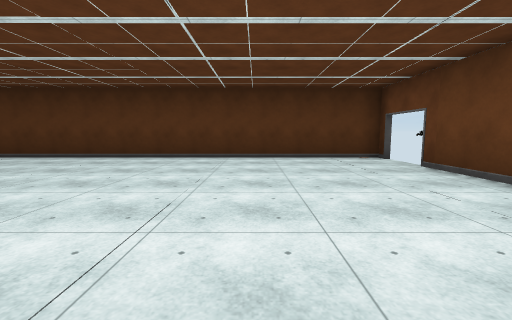
View 1 (above)

20 first-person views from a walk through a 3-D level made in the Unity game engine. The camera is 1.4 m above the floor, tilts 6° down and sees 90° across. The floor is counted in squares, 2 m on a side. Each view is taken from the middle of a square. On the plan, view 1 faces up. The plan holds only what a view shows up to about 9 squares ahead; the rest is blank. The place goes on beyond the plan. Some surface patterns are stand-ins.

View 2
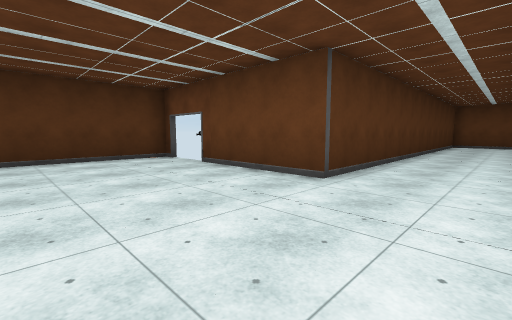

View 3
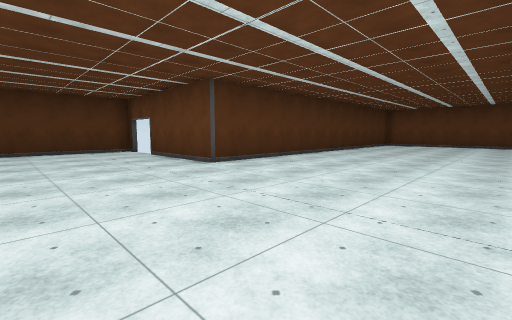

View 4
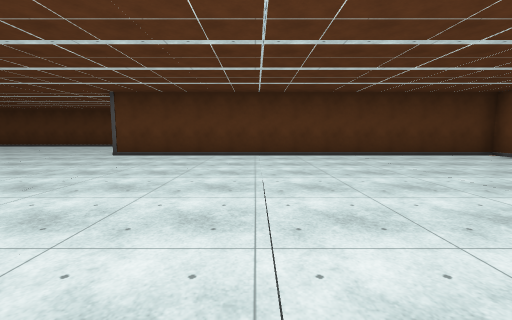

View 5
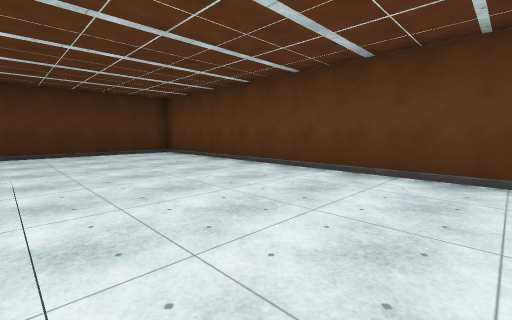

View 6
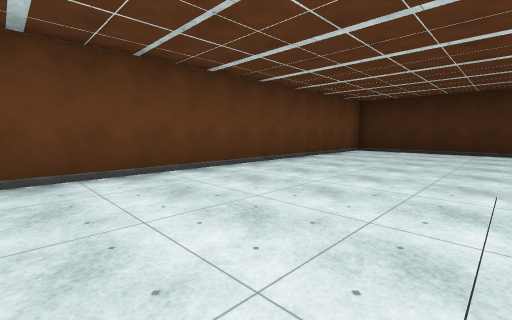

View 7
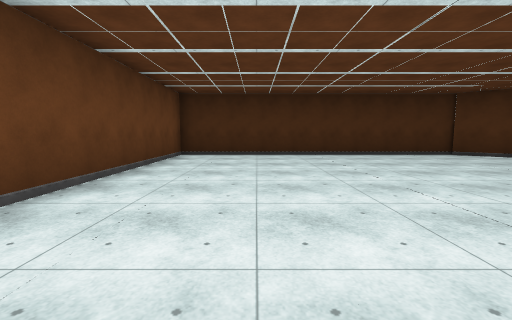

View 8
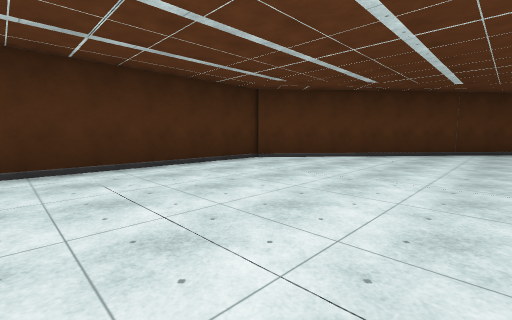

View 9
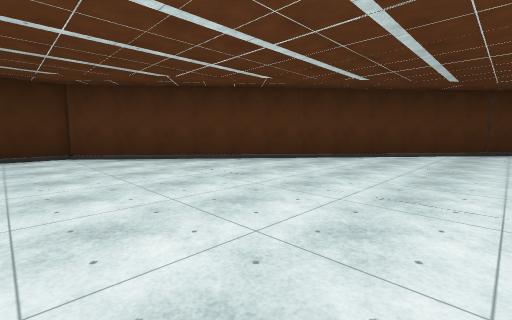

View 10
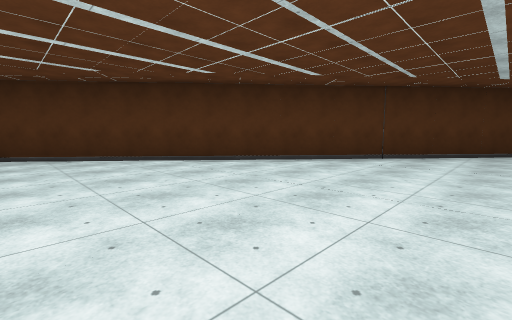

View 11
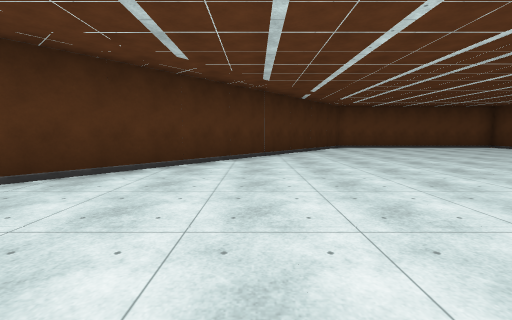

View 12
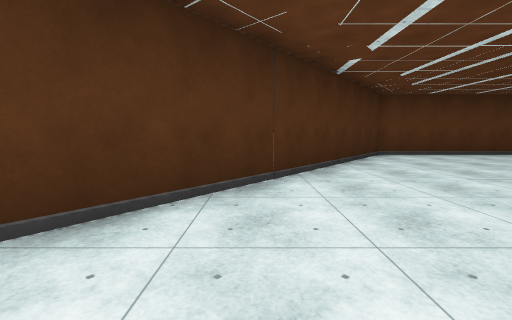

View 13
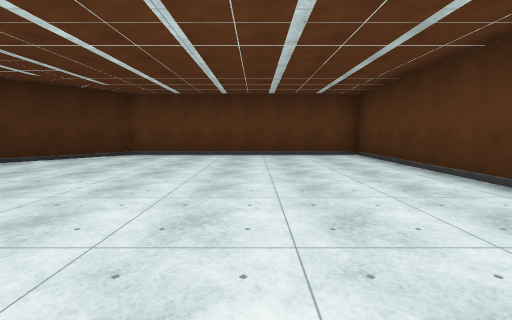

View 14
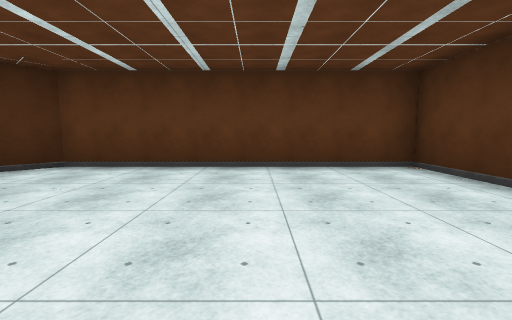

View 15
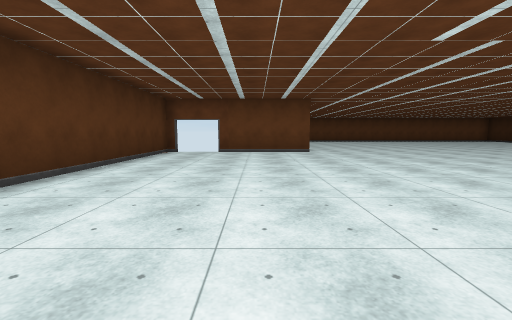

View 16
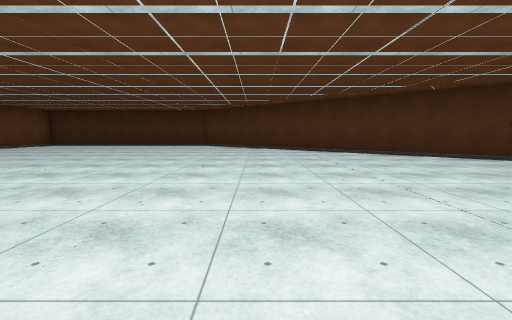

View 17
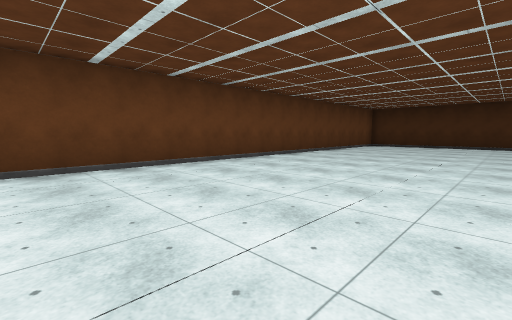

View 18
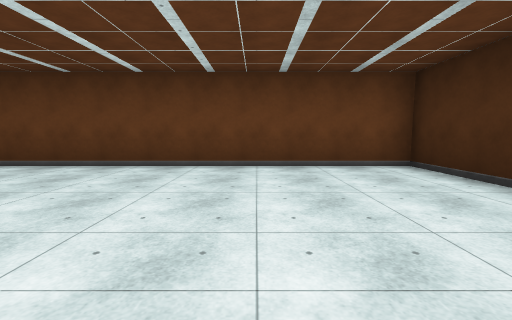

View 19
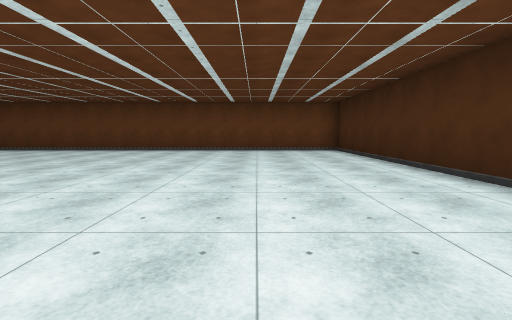

View 20
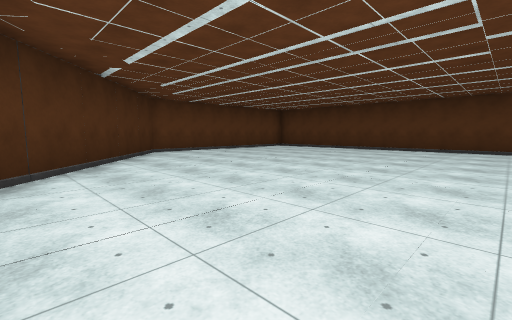

### Floor plan
Points are (right, up) in squares from view 1. A wall is a line through its corners. A room is listed if a view was taken in it or the views show most of it. See-through windows are left out.
Room 1 (views 1, 2, 3, 4, 5, 6, 7, 8, 9, 10, 11, 12, 13, 14, 15, 16, 17, 18, 19, 20)
walls: (3.5, 6.9) (3.5, 7.3) (-11.3, 7.3) (-11.3, 0) (6.7, -15.2); (6.5, -15.3) (15.4, -15.3) (15.4, 2) (3.5, 2) (3.5, 5.5)

Where each view was taken, in squares from view 1:
view 1: 0 up, 0 right, facing up
view 2: 0 up, 0 right, facing up-right
view 3: 3 down, 0 right, facing up-right
view 4: 6 down, 8 right, facing up
view 5: 7 down, 11 right, facing up-right
view 6: 5 down, 11 right, facing down-right
view 7: 7 down, 13 right, facing down
view 8: 10 down, 12 right, facing down-left
view 9: 7 down, 8 right, facing down-left
view 10: 5 down, 5 right, facing down-left
view 11: 4 down, 1 right, facing left
view 12: 4 down, 3 left, facing left
view 13: 4 up, 3 left, facing left
view 14: 4 up, 6 left, facing left
view 15: 4 up, 6 left, facing right
view 16: 1 down, 4 right, facing down
view 17: 1 down, 10 right, facing down-right
view 18: 12 down, 10 right, facing right
view 19: 12 down, 5 right, facing right
view 20: 4 down, 2 left, facing up-left
